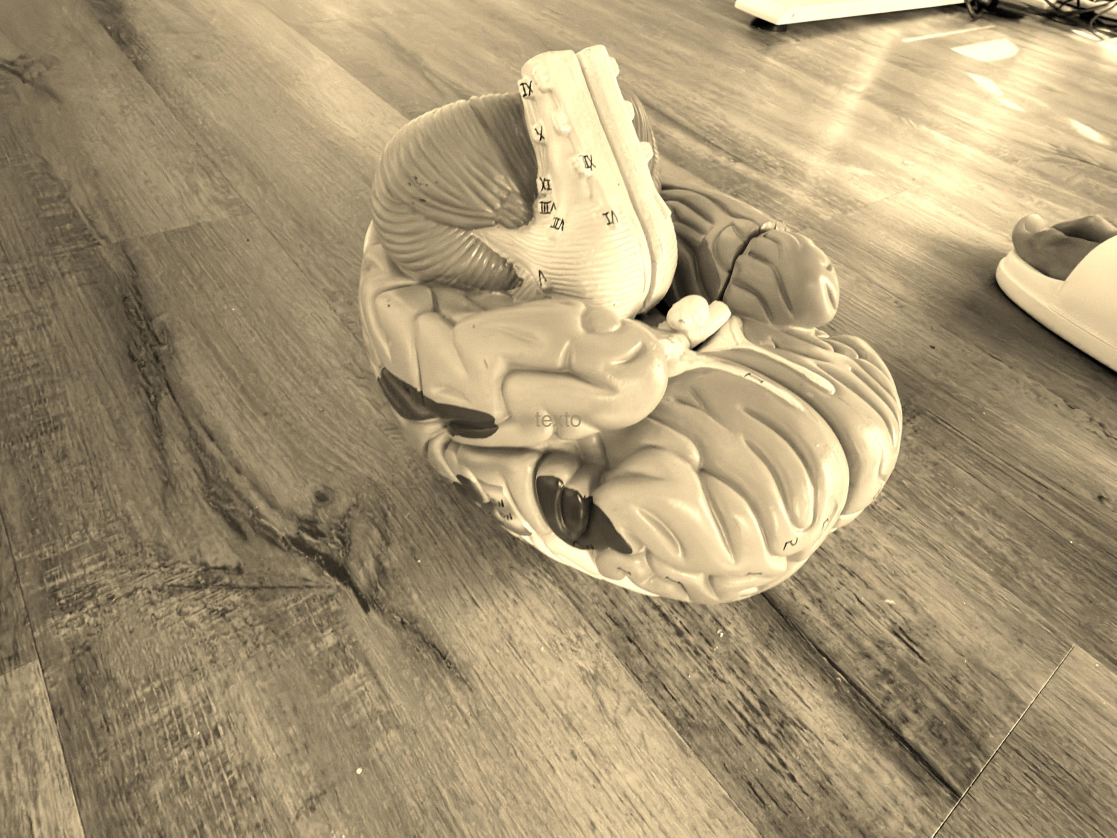
#> input picture foto_sepia_output.jpg, 5582 x 4186 px, given in place of foto.jpg, which was not available (shown at 1/5 size)
$ python dia2_sepia_maker.py
#> lines starting #> are read from the running program, lines starting #| are printed output that depends on the picture; pictures that were not available may be replaced by others from this repository, and a replacement may not be noted
import numpy as np
import matplotlib.pyplot as plt
from PIL import Image

# -----------------------------------------------------------
# CONFIGURACIÓN: Carga y Definición de la Matriz Sepia
# -----------------------------------------------------------

# 1. CARGAR DATOS REALES
print("1. Cargando imagen original...")
img = np.array(Image.open("foto.jpg"))
#> img is the input picture: shape (4186, 5582, 3); mean R, G, B 167.3, 150.3, 117.3

# 2. SEPARAR CANALES (Slicing)
r = img[:,:,0]
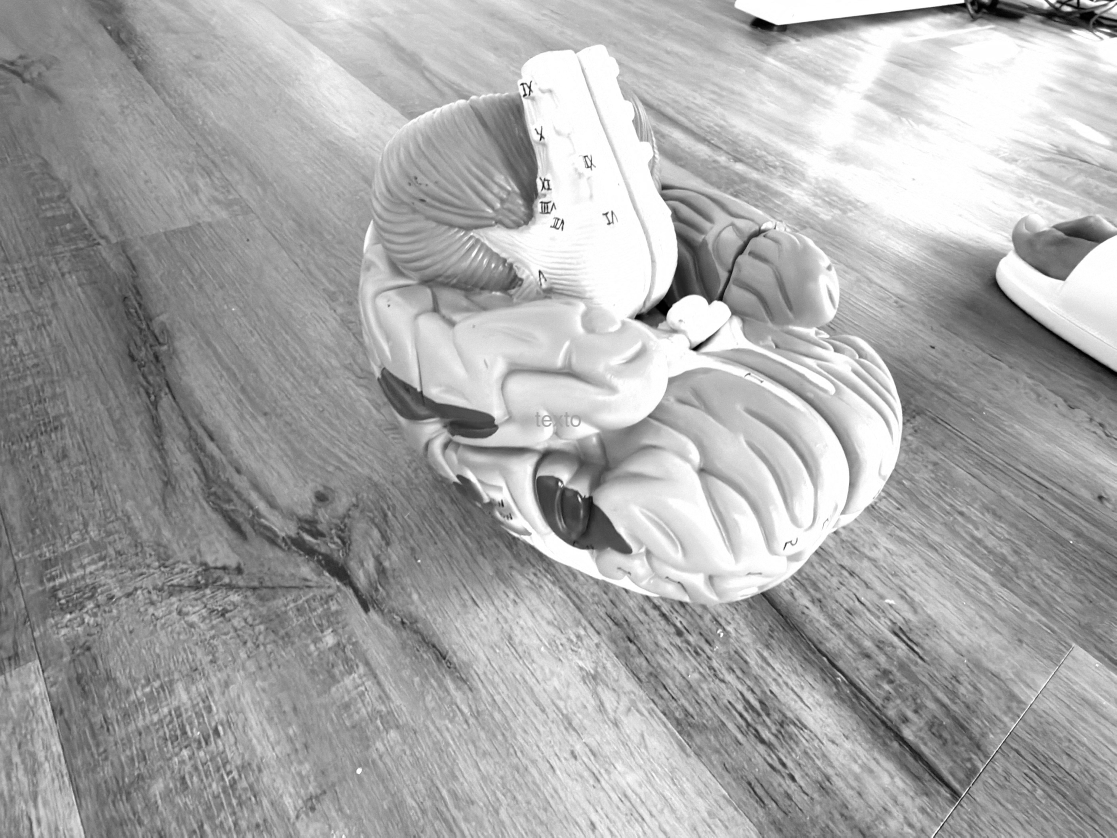
#> r: shape (4186, 5582) (shown at 1/5 size); min 0, max 255, mean 167.3
g = img[:,:,1]
b = img[:,:,2]
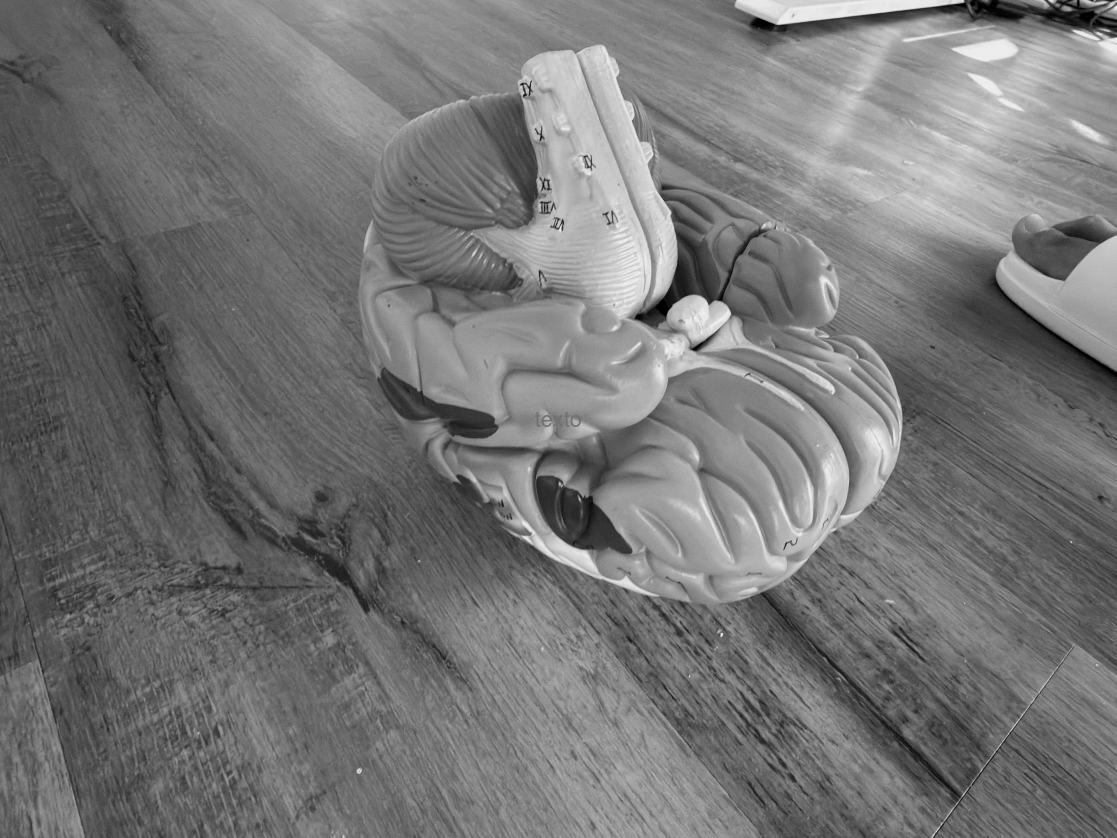
#> b: shape (4186, 5582) (shown at 1/5 size); min 0, max 250, mean 117.3

# 3. TRANSFORMACIÓN MATEMÁTICA (Fórmula Sepia)
print("2. Calculando 70 millones de operaciones para el filtro Sepia...")
# Calculamos las nuevas intensidades (el valor de cada canal)
new_r = (r * 0.393) + (g * 0.769) + (b * 0.189)
new_g = (r * 0.349) + (g * 0.686) + (b * 0.168)
new_b = (r * 0.272) + (g * 0.534) + (b * 0.131)
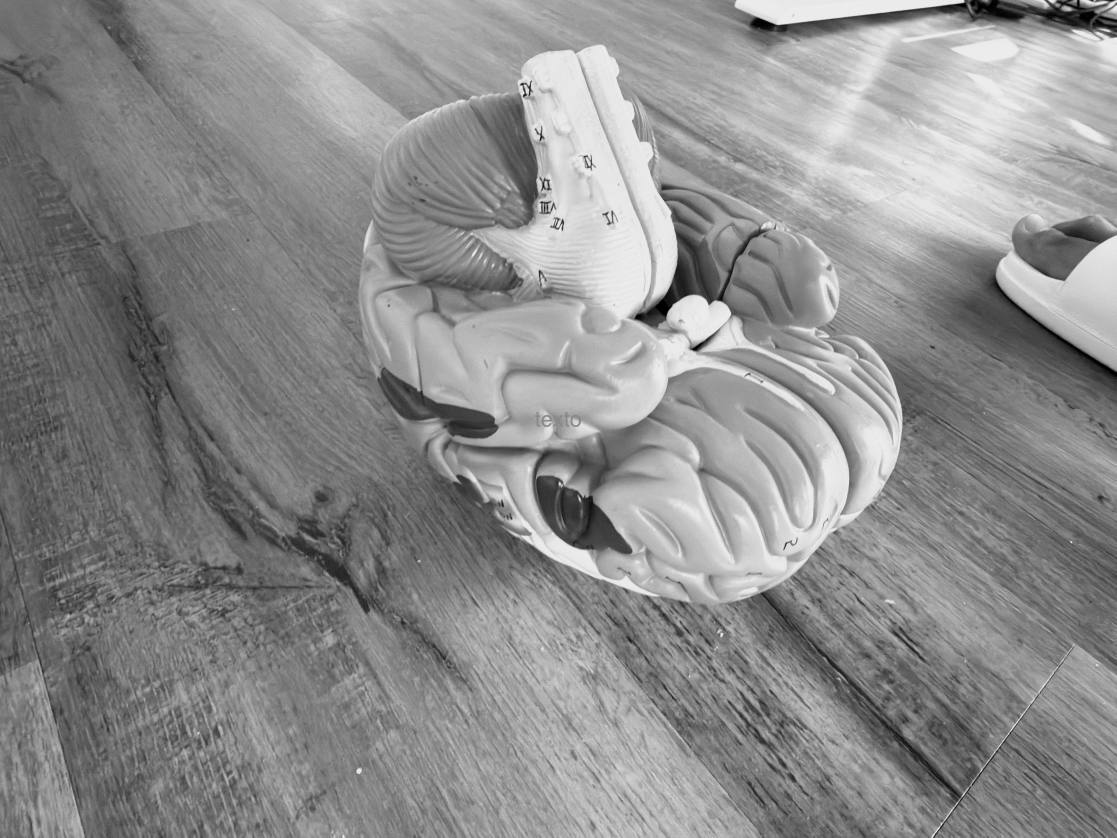
#> new_b: shape (4186, 5582) float64 (shown at 1/5 size); min 0, max 238.3, mean 141.1

# 4. RECONSTRUIR Y SANITIZAR
img_sepia_array = np.stack([new_r, new_g, new_b], axis=2)
# Aseguramos que los valores sean enteros y no superen 255.
img_sepia_array = np.clip(img_sepia_array, 0, 255).astype('uint8')
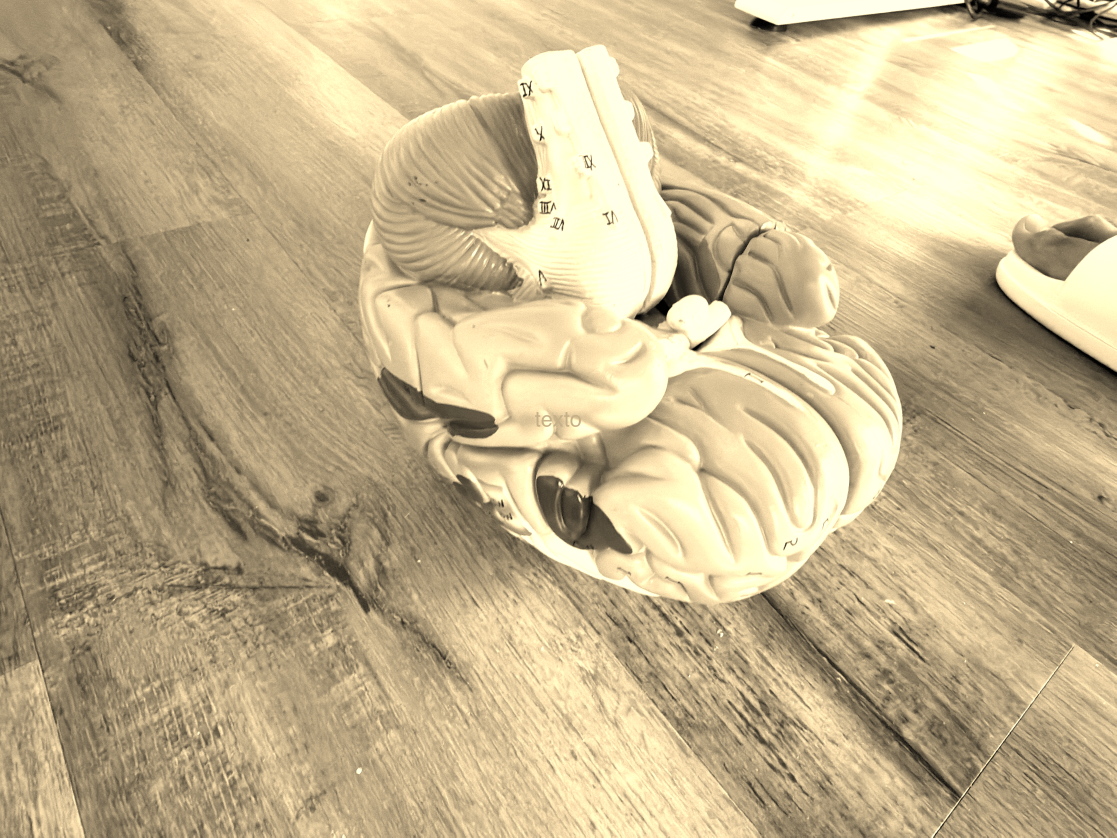
#> img_sepia_array: shape (4186, 5582, 3) (shown at 1/5 size); mean of channels 0, 1, 2 195, 177.9, 140.6; drawn as R, G, B


# -----------------------------------------------------------
# EXPORTACIÓN: Guardar la Matriz como Archivo
# -----------------------------------------------------------

# Convertimos la matriz NumPy de vuelta a un objeto de Imagen PIL
img_sepia_pil = Image.fromarray(img_sepia_array)

# Usamos la función .save() para escribir el archivo en el disco.
NOMBRE_ARCHIVO_SALIDA = "foto_sepia_output.jpg"
img_sepia_pil.save(NOMBRE_ARCHIVO_SALIDA)

print(f"3. ✅ ¡Transformación completa y guardada como: {NOMBRE_ARCHIVO_SALIDA}")

# 5. VISUALIZACIÓN (Opcional, pero útil)
plt.figure(figsize=(10, 5))
plt.subplot(1, 2, 1); plt.imshow(img); plt.title("Original")
plt.subplot(1, 2, 2); plt.imshow(img_sepia_array); plt.title("Sepia Generada")
plt.show()
